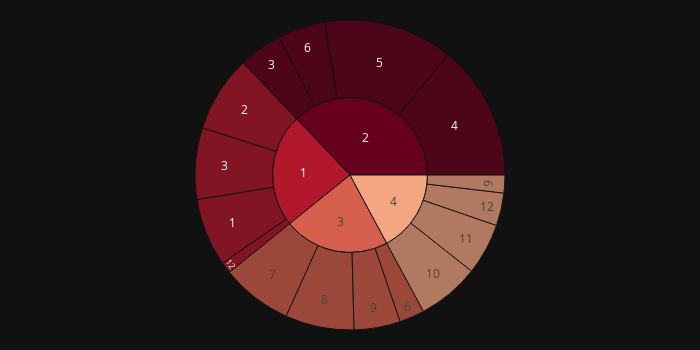

Notebook cell for this chart:
### Markdown cell above
Podemos ver que el aumento de registros durante el día es entre las 7 am y 8 pm, siendo los horarios de 8 am, 5 pm y 6 pm los de mayor registrados en el día.
Podemos asegurar entonces que esta variable será de gran importancia para nuestro modelo de entrenamiento.

### Code cell
# cantidad de registrados durante los meses del año, dividido por estaciones
fig = px.sunburst(new_bike_train, path=['season', 'mnth'], values='cnt',color_discrete_sequence=px.colors.sequential.RdBu, template='plotly_dark')
fig.update_layout(height=350, width=700, margin=dict(l=20, r=20, t=20, b=20))
fig.show()

### Figure 1 — Plotly figure (JSON) as saved in the notebook; plotly's stock layout.template omitted (floating-point values rounded to 4 significant figures)
{"data": [{"branchvalues": "total", "domain": {"x": [0, 1], "y": [0, 1]}, "hovertemplate": "labels=%{label}<br>cnt=%{value}<br>parent=%{parent}<br>id=%{id}<extra></extra>", "ids": ["1/1", "1/2", "1/3", "2/3", "2/4", "2/5", "2/6", "3/6", "3/7", "3/8", "3/9", "4/9", "4/10", "4/11", "1/12", "4/12", "1", "2", "3", "4"], "labels": ["1", "2", "3", "3", "4", "5", "6", "6", "7", "8", "9", "9", "10", "11", "12", "12", "1", "2", "3", "4"], "name": "", "parents": ["1", "1", "1", "2", "2", "2", "2", "3", "3", "3", "3", "4", "4", "4", "1", "4", "", "", "", ""], "type": "sunburst", "values": [134933, 151352, 142065, 86855, 269094, 256719, 93786, 49726, 141341, 136691, 91892, 35526, 123511, 102167, 22390, 64933, 450740, 706454, 419650, 326137]}], "layout": {"height": 350, "legend": {"tracegroupgap": 0}, "margin": {"b": 20, "l": 20, "r": 20, "t": 20}, "sunburstcolorway": ["rgb(103,0,31)", "rgb(178,24,43)", "rgb(214,96,77)", "rgb(244,165,130)", "rgb(253,219,199)", "rgb(247,247,247)", "rgb(209,229,240)", "rgb(146,197,222)", "rgb(67,147,195)", "rgb(33,102,172)", "rgb(5,48,97)"], "width": 700}}
